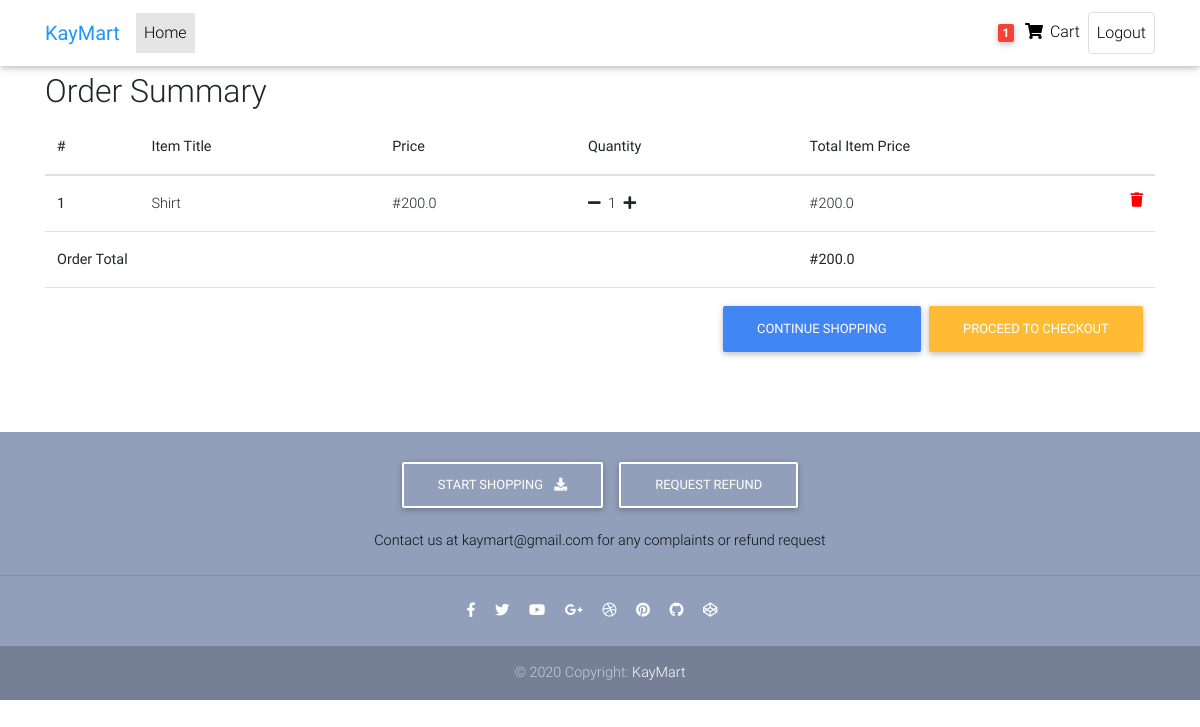
The app's page /order-summary/ (signed in), older data.
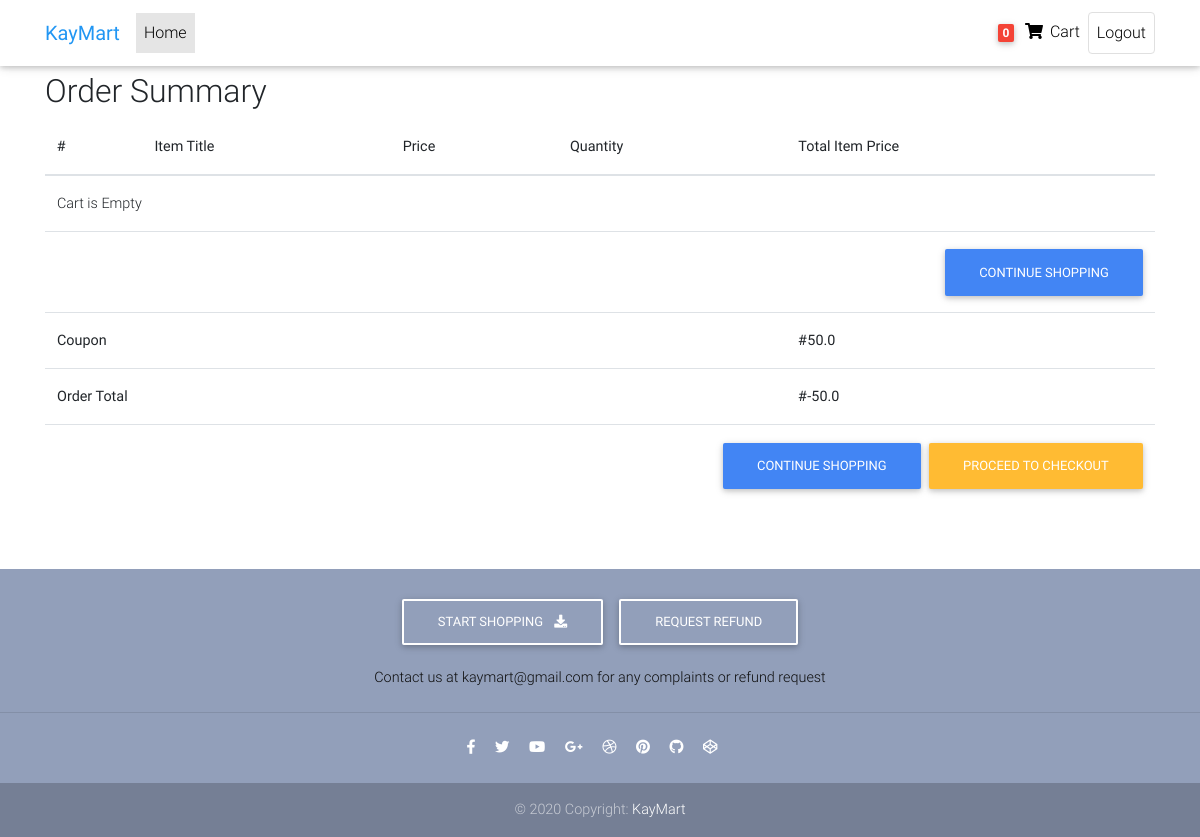
The same page, newer data.
### ecommerce/models.py (models this page shows, shortened)
class Order(models.Model):
    user = models.ForeignKey(User, on_delete=models.CASCADE)
    ref_code = models.CharField(max_length=20)
    items = models.ManyToManyField(OrderItem)
    start_date = models.DateTimeField(auto_now_add=True)
    created_date = models.DateTimeField()
    ordered = models.BooleanField(default=False)
    address = models.ForeignKey('Address', on_delete=models.SET_NULL, blank=True, null=True)
    payment = models.ForeignKey('Payment', on_delete=models.SET_NULL, blank=True, null=True)
    coupon = models.ForeignKey('Coupon', on_delete=models.SET_NULL, blank=True, null=True)
    being_delivered = models.BooleanField(default=False)
    received = models.BooleanField(default=False)
    refund_requested = models.BooleanField(default=False)
    refund_granted = models.BooleanField(default=False)
    def get_total(self):
        total = 0
        for order_item in self.items.all():
            total += order_item.get_final_price()
        if self.coupon:
            total -= self.coupon.amount
        return total

class OrderItem(models.Model):
    user = models.ForeignKey(User, on_delete=models.CASCADE)
    ordered = models.BooleanField(default=False)
    item = models.ForeignKey('Item', on_delete=models.CASCADE)
    quantity = models.IntegerField(default=1)
    def get_total_item_price(self):
        return self.quantity * self.item.price
    def get_final_price(self):
        if self.item.discount_price:
            return self.get_total_item_discount_price()
        else:
            return self.get_total_item_price()

class Item(models.Model):
    title = models.CharField(max_length=100)
    price = models.FloatField()
    discount_price = models.FloatField(blank=True, null=True)
    category = models.CharField(max_length=15, choices=CATEGORY_CHOICES)
    label = models.CharField(max_length=15, choices=LABEL_CHOICES)
    slug = models.SlugField()
    description = models.TextField()
    image = CloudinaryField('image')

class Coupon(models.Model):
    code = models.CharField(max_length=20)
    amount = models.FloatField()

### ecommerce/views.py (the view)
# urls.py: path('order-summary/', OrderSummary.as_view(), name='order-summary'),
class OrderSummary(LoginRequiredMixin, View):
    def get(self, *args, **kwargs):
        try:
            order = Order.objects.get(user=self.request.user, ordered=False)
            context = {
                'object': order
            }
            return render(self.request, 'ecommerce/order-summary.html', context)
        except ObjectDoesNotExist:
            messages.info(self.request, 'You do not have an active order')
            return redirect('/')

### ecommerce/templatetags/cart_template_tags.py (called while the page is built)
@register.filter
def cart_item_count(user):
    if user.is_authenticated:
        qs = Order.objects.filter(user=user, ordered=False)
        if qs.exists():
            return qs[0].items.count()
    return 0

### ecommerce/templates/ecommerce/order-summary.html
{% extends 'ecommerce/base.html' %}
{% block content %}
<main>
<div class="container">
    <div class="table-responsive text-nowrap">
<h2>Order Summary</h2>
<table class="table">
<thead>
<tr>
    <th scope="col">#</th>
    <th scope="col">Item Title</th>
    <th scope="col">Price</th>
    <th scope="col">Quantity</th>
    <th scope="col">Total Item Price</th>
</tr>
</thead>
    <tbody>
    {% for order_item in object.items.all %}
    <tr>
        <th scope="row">{{ forloop.counter }}</th>
        <td>{{ order_item.item.title }}</td>
        <td>#{{ order_item.item.price }}</td>
        <td>
            <a href="{% url 'remove-single-item-from-cart' order_item.item.slug %}"><i class="fas fa-minus mr-1"></i></a>
            {{ order_item.quantity }}
            <a href="{% url 'add-single-item-to-cart' order_item.item.slug %}"><i class="fas fa-plus ml-1"></i></a>
        </td>
        <td>
            {% if order_item.item.discount_price %}
                #{{ order_item.get_total_item_discount_price }}
                <span class="badge badge-primary">Saving#{{ order_item.get_amount_saved }}</span>
                {% else %}
                #{{ order_item.get_total_item_price }}
            {% endif %}
        <a href="{% url 'remove-from-cart' order_item.item.slug %}" style="color: red"><i class="fas fa-trash float-right"></i></a>
        </td>
    </tr>
        {% empty %}
        <tr>
        <td colspan="5">Cart is Empty</td>
        </tr>
        <tr>
        <td colspan="5">
            <a class="btn btn-primary float-right" href="/">Continue shopping</a>
        </td>
        </tr>
    {% endfor %}
    {% if object.coupon %}
    <tr>
        <td colspan="4"><b>Coupon</b></td>
        <td><b>#{{ object.coupon.amount }}</b></td>
    </tr>
    {% endif %}
    {% if object.get_total %}
    <tr>
        <td colspan="4"><b>Order Total</b></td>
        <td><b>#{{ object.get_total }}</b></td>
    </tr>
        <tr>
            <td colspan="5">
            <a class='btn btn-warning float-right ml-2' href='/checkout/'>Proceed to checkout</a>
            <a class='btn btn-primary float-right' href='/'>Continue shopping</a>
            </td>
        </tr>
    {% endif %}
    </tbody>
</table>
</div>
</div>
</main>
{% endblock %}

### ecommerce/templates/ecommerce/base.html (shortened to what this page needs)
{% load static %}
<!DOCTYPE html>
<html lang="en">
<head>
  <link rel="stylesheet" href="https://use.fontawesome.com/releases/v5.11.2/css/all.css">
  <link href="{% static 'ecommerce/css/bootstrap.min.css' %}" rel="stylesheet">
  <link href="{% static 'ecommerce/css/mdb.min.css' %}" rel="stylesheet">
  <link href="{% static 'ecommerce/css/style.min.css' %}" rel="stylesheet">
</head>
{% include 'ecommerce/navbar.html' %}
<body>
<div class="mt-5 pt-4">
</div>
{% block content %}
{% endblock %}
{% include 'ecommerce/footer.html' %}
</body>
</html>

### ecommerce/templates/ecommerce/navbar.html (shortened to what this page needs)
{% load cart_template_tags %}
  <nav class="navbar fixed-top navbar-expand-lg navbar-light white scrolling-navbar">
    <div class="container">
      <a class="navbar-brand waves-effect" href="{% url 'home' %}">
        <strong class="blue-text">KayMart</strong>
      </a>
      <div class="collapse navbar-collapse" id="navbarSupportedContent">
        <ul class="navbar-nav mr-auto">
          <li class="nav-item active">
            <a class="nav-link waves-effect" href="{% url 'home' %}">Home
            </a>
          </li>
        </ul>
        <ul class="navbar-nav nav-flex-icons">
            {% if request.user.is_authenticated %}
          <li class="nav-item">
            <a class="nav-link waves-effect" href="{% url 'order-summary' %}">
              <span class="badge red z-depth-1 mr-1"> {{ request.user|cart_item_count }} </span>
              <i class="fas fa-shopping-cart"></i>
              <span class="clearfix d-none d-sm-inline-block"> Cart </span>
            </a>
          </li>
          <li class="nav-item">
            <a href="{% url 'logout' %}" class="nav-link border border-light rounded waves-effect">
              Logout
            </a>
          </li>
          {% endif %}
      </div>
    </div>
  </nav>

### ecommerce/templates/ecommerce/footer.html (shortened to what this page needs)
  <footer class="page-footer text-lg-center font-small mt-5 wow fadeIn">
    <div class="pt-4">
      <a class="btn btn-outline-white" href="{% url 'home' %}"
        role="button">Start Shopping
        <i class="fas fa-download ml-2"></i>
      </a>
      <a class="btn btn-outline-white" href="{% url 'request-refund' %}" role="button">
          Request Refund
      </a>
    </div>
          <p style="color: #0d0d0d">Contact us at kaymart@gmail.com for any complaints or refund request</p>
    <hr class="my-4">
    <div class="pb-4">
      <a href="https://www.facebook.com/mdbootstrap" target="_blank">
        <i class="fab fa-facebook-f mr-3"></i>
      </a>
      <a href="https://twitter.com/MDBootstrap" target="_blank">
        <i class="fab fa-twitter mr-3"></i>
      </a>
      <a href="https://www.youtube.com/watch?v=7MUISDJ5ZZ4" target="_blank">
        <i class="fab fa-youtube mr-3"></i>
      </a>
      <a href="https://plus.google.com/u/0/b/107863090883699620484" target="_blank">
        <i class="fab fa-google-plus-g mr-3"></i>
      </a>
      <a href="https://dribbble.com/mdbootstrap" target="_blank">
        <i class="fab fa-dribbble mr-3"></i>
      </a>
      <a href="https://pinterest.com/mdbootstrap" target="_blank">
        <i class="fab fa-pinterest mr-3"></i>
      </a>
      <a href="https://github.com/mdbootstrap/bootstrap-material-design" target="_blank">
        <i class="fab fa-github mr-3"></i>
      </a>
      <a href="http://codepen.io/mdbootstrap/" target="_blank">
        <i class="fab fa-codepen mr-3"></i>
      </a>
    </div>
    <div class="footer-copyright py-3">
      © 2020 Copyright:
      <a href="https://mdbootstrap.com/education/bootstrap/" target="_blank"> KayMart </a>
    </div>
  </footer>

### ecommerce/templates/ecommerce/scripts.html (shortened to what this page needs)
{% load static %}

### ecommerce/templates/ecommerce/base.html (style rules this page uses)
html, body, header, .carousel { height: 60vh; }

Row changes from the older to the newer data that the page shows:
removed OrderItem: item "Shirt", item.price "200.0", quantity "1", get_total_item_price "200.0"
changed Order: coupon_id empty → 1 (drawn); coupon.amount (not shown) → "50.0"; get_total "200.0" → "-50.0"
Text that changed along with them:
{{ request.user|cart_item_count }}: "1" → "0"
text now shown: "Cart is Empty CONTINUE SHOPPING Coupon #"
